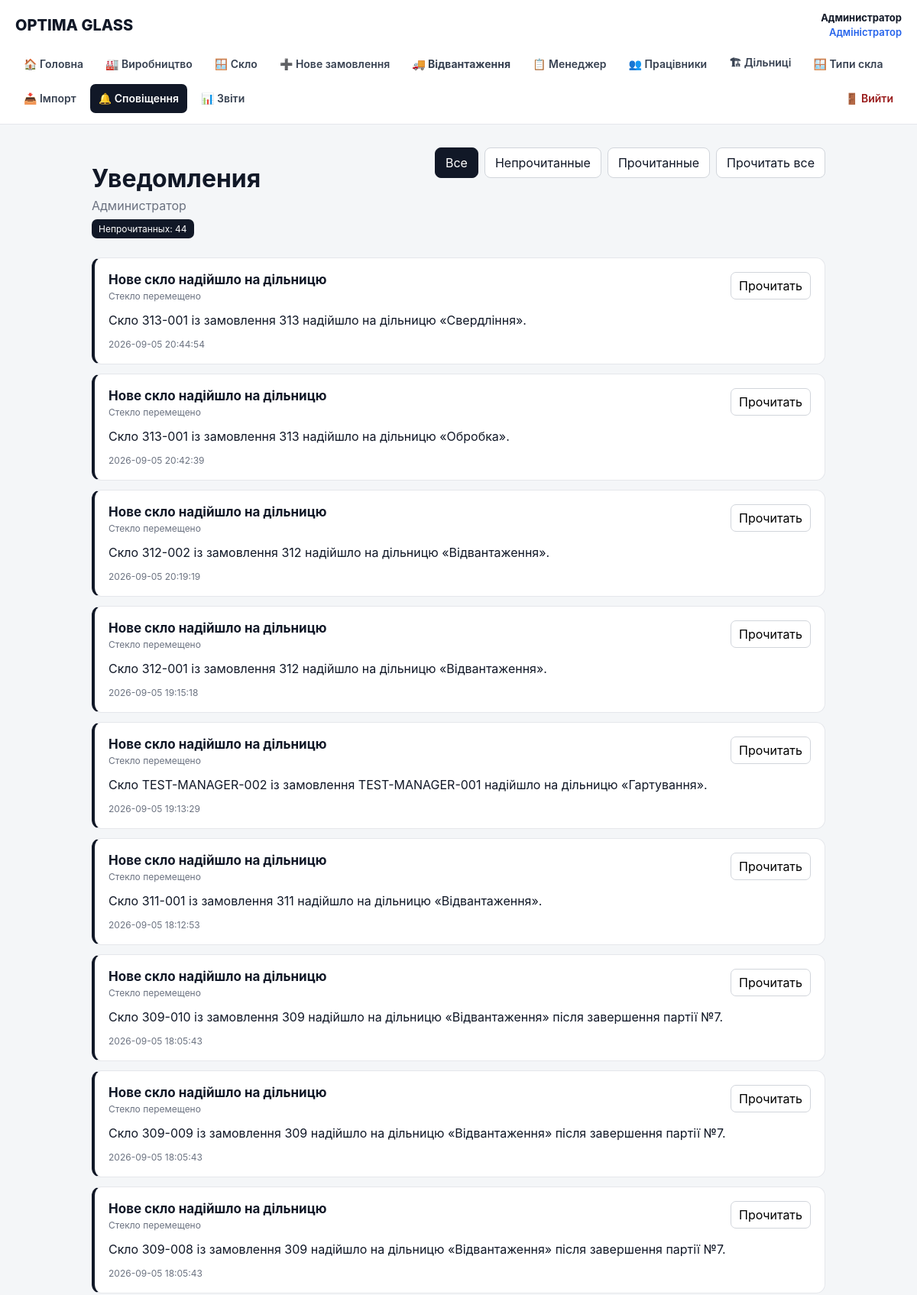
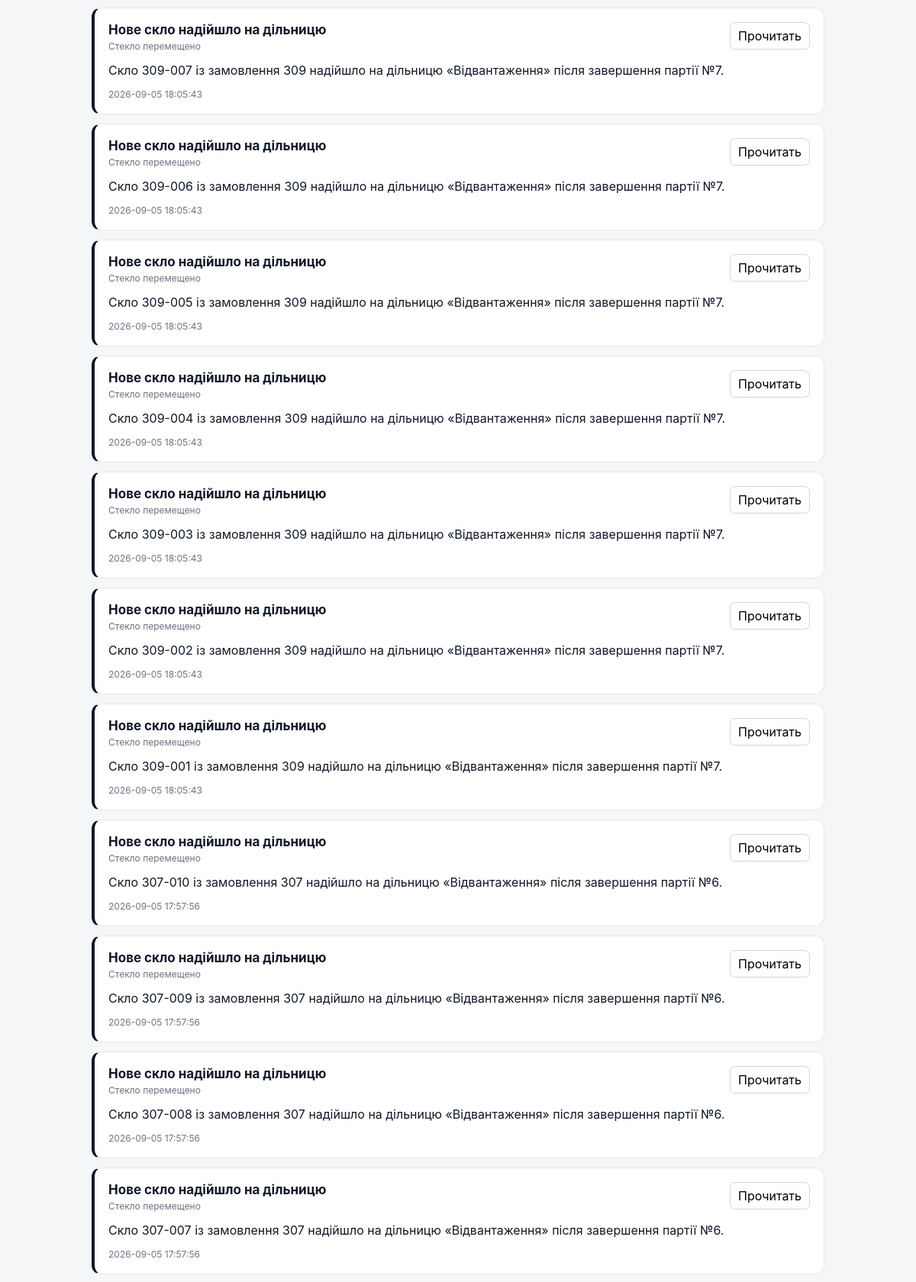
Screenshot of /notifications.php (signed in, upper part) with the database file from the repository (2 pictures, top to bottom).
### tables this page shows
CREATE TABLE users (
        id INTEGER PRIMARY KEY AUTOINCREMENT,
        name TEXT NOT NULL,
        email TEXT NOT NULL UNIQUE,
        password TEXT NOT NULL,
        role TEXT NOT NULL DEFAULT 'employee',
        active INTEGER NOT NULL DEFAULT 1,
        created_at TEXT NOT NULL DEFAULT CURRENT_TIMESTAMP
    , stage_id INTEGER REFERENCES production_stages(id));

CREATE TABLE notifications (
    id INTEGER PRIMARY KEY AUTOINCREMENT,

    user_id INTEGER NOT NULL,

    type TEXT NOT NULL,
    title TEXT NOT NULL,
    message TEXT NOT NULL,

    entity_type TEXT,
    entity_id INTEGER,

    channel TEXT NOT NULL DEFAULT 'in_app',
    status TEXT NOT NULL DEFAULT 'unread',

    read_at TEXT,
    sent_at TEXT,

    created_at TEXT NOT NULL DEFAULT CURRENT_TIMESTAMP,

    FOREIGN KEY (user_id) REFERENCES users(id) ON DELETE CASCADE
);

### src/auth.php (called while the page is built, shortened)
<?php
require_once __DIR__ . '/db.php';
function current_user(): ?array
{
    global $db;
    $stmt = $db->prepare("
        SELECT
            u.id,
            u.name,
            u.email,
            u.role,
            u.active,
            u.stage_id,
            ps.name AS stage_name
        FROM users u
        LEFT JOIN production_stages ps
            ON ps.id = u.stage_id
        WHERE u.id = :id
          AND u.active = 1
        LIMIT 1
    ");
    $stmt->execute([
        ':id' => (int) $_SESSION['user_id'],
    ]);
    $user = $stmt->fetch(PDO::FETCH_ASSOC);
    return $user;
}
function require_user(): array
{
    $user = current_user();
    return $user;
}

### public/notifications.php (the view, shortened to what this page needs)
<?php
require __DIR__ . '/../src/auth.php';
$user = require_user();
function e(?string $value): string
{
    return htmlspecialchars(
        $value ?? '',
        ENT_QUOTES,
        'UTF-8'
    );
}
function notificationTypeLabel(string $type): string
{
    return match ($type) {
        'glass_moved' => 'Стекло перемещено',
        'glass_rejected' => 'Брак',
        'critical_order' => 'Критический заказ',
        'batch_assigned' => 'Назначена партия',
        'batch_completed' => 'Партия завершена',
        'production_delay' => 'Задержка производства',
        'order_completed' => 'Заказ завершён',
        default => 'Уведомление',
    };
}
$filter = $_GET['filter'] ?? 'all';
$unreadStmt = $db->prepare("
    SELECT COUNT(*)
    FROM notifications
    WHERE user_id = :user_id
      AND status = 'unread'
");
$unreadStmt->execute([
    ':user_id' => (int) $user['id'],
]);
$unreadCount = (int) $unreadStmt->fetchColumn();
$sql = "
    SELECT
        id,
        type,
        title,
        message,
        entity_type,
        entity_id,
        channel,
        status,
        read_at,
        sent_at,
        created_at
    FROM notifications
    WHERE user_id = :user_id
";
$params = [
    ':user_id' => (int) $user['id'],
];
$sql .= "
    ORDER BY
        CASE
            WHEN status = 'unread' THEN 0
            ELSE 1
        END,
        created_at DESC,
        id DESC
";
$stmt = $db->prepare($sql);
$stmt->execute($params);
$notifications = $stmt->fetchAll(
    PDO::FETCH_ASSOC
);
?>
<!DOCTYPE html>
<html lang="ru">
<head>
    <link
        rel="stylesheet"
        href="/assets/css/app.css"
    >
</head>
<body>
<?php require __DIR__ . '/../src/partials/header.php'; ?>
<main class="notifications-page">
    <header class="notifications-header">
        <div>
            <h1>
                Уведомления
            </h1>
            <div class="notifications-subtitle">
                <?= e($user['name']) ?>
            </div>
            <?php if ($unreadCount > 0): ?>
                <span class="notifications-count">
                    Непрочитанных:
                    <?= $unreadCount ?>
                </span>
            <?php endif; ?>
        </div>
        <?php if ($notifications): ?>
            <div class="notification-actions">
                <a
                    href="/notifications.php?filter=all"
                    class="<?= $filter === 'all'
                        ? 'active'
                        : '' ?>"
                >
                    Все
                </a>
                <a
                    href="/notifications.php?filter=unread"
                    class="<?= $filter === 'unread'
                        ? 'active'
                        : '' ?>"
                >
                    Непрочитанные
                </a>
                <a
                    href="/notifications.php?filter=read"
                    class="<?= $filter === 'read'
                        ? 'active'
                        : '' ?>"
                >
                    Прочитанные
                </a>
                <?php if ($unreadCount > 0): ?>
                    <form method="post">
                        <button type="submit">
                            Прочитать все
                        </button>
                    </form>
                <?php endif; ?>
            </div>
        <?php endif; ?>
    </header>
    <?php if (!$notifications): ?>
        <div class="empty">
            <?php if ($filter === 'unread'): ?>
                Непрочитанных уведомлений нет.
            <?php elseif ($filter === 'read'): ?>
                Прочитанных уведомлений нет.
            <?php else: ?>
                Уведомлений пока нет.
            <?php endif; ?>
        </div>
    <?php else: ?>
        <div class="notification-list">
            <?php foreach (
                $notifications
                as $notification
            ): ?>
                <article
                    class="notification <?= $notification['status'] === 'unread'
                        ? 'unread'
                        : '' ?>"
                >
                    <div class="notification-top">
                        <div>
                            <div class="notification-title">
                                <?= e(
                                    $notification[
                                        'title'
                                    ]
                                ) ?>
                            </div>
                            <div class="notification-type">
                                <?= e(
                                    notificationTypeLabel(
                                        $notification[
                                            'type'
                                        ]
                                    )
                                ) ?>
                            </div>
                        </div>
                        <?php if (
                            $notification['status']
                            === 'unread'
                        ): ?>
                            <form
                                method="post"
                                class="notification-read"
                            >
                                <button type="submit">
                                    Прочитать
                                </button>
                            </form>
                        <?php endif; ?>
                    </div>
                    <div class="notification-message">
                        <?= nl2br(
                            e(
                                $notification[
                                    'message'
                                ]
                            )
                        ) ?>
                    </div>
                    <div class="notification-date">
                        <?= e(
                            $notification[
                                'created_at'
                            ]
                        ) ?>
                    </div>
                </article>
            <?php endforeach; ?>
        </div>
    <?php endif; ?>
</main>
</body>
</html>

### src/partials/header.php (shortened to what this page needs)
<?php
require_once __DIR__ . '/../auth.php';
require_once __DIR__ . '/../permissions.php';
$headerUser =
    isset($user) && is_array($user)
        ? $user
        : current_user();
$currentPage = basename(
    $_SERVER['PHP_SELF'] ?? ''
);
$headerRole = $headerUser['role'] ?? '';
$headerRoleLabels = [
    'superadmin'      => 'Суперадміністратор',
    'admin'           => 'Адміністратор',
    'manager'         => 'Менеджер',
    'section_manager' => 'Майстер дільниці',
    'employee'        => 'Працівник',
];
if (!function_exists('headerActive')) {
    function headerActive(
        string $page,
        string $currentPage
    ): string {
        return $page === $currentPage
            ? 'nav-active'
            : '';
    }
}
if (!function_exists('headerMenuItem')) {
    function headerMenuItem(
        string $url,
        string $label,
        string $page,
        string $currentPage,
        bool $allowed = true,
        string $extraClass = ''
    ): void {
        $classes = trim(
            headerActive(
                $page,
                $currentPage
            )
            . ' '
            . $extraClass
        );
        ?>
<link rel="stylesheet" href="/assets/css/app.css">
        <a
            href="<?= htmlspecialchars(
                $url,
                ENT_QUOTES,
                'UTF-8'
            ) ?>"
            class="<?= htmlspecialchars(
                $classes,
                ENT_QUOTES,
                'UTF-8'
            ) ?>"
        >
            <?= htmlspecialchars(
                $label,
                ENT_QUOTES,
                'UTF-8'
            ) ?>
        </a>
        <?php
    }
}
?>
<header class="app-header">
    <div class="app-header-inner">
        <div class="app-topbar">
            <a
                href="/"
                class="app-brand"
            >
                OPTIMA GLASS
            </a>
            <?php if ($headerUser): ?>
                <div class="app-user">
                    <strong>
                        <?= htmlspecialchars(
                            $headerUser['name'] ?? '',
                            ENT_QUOTES,
                            'UTF-8'
                        ) ?>
                    </strong>
                    <br>
                    <span class="app-user-role">
                        <?= htmlspecialchars(
                            $headerRoleLabels[$headerRole]
                                ?? $headerRole,
                            ENT_QUOTES,
                            'UTF-8'
                        ) ?>
                    </span>
                </div>
            <?php endif; ?>
        </div>
        <?php if ($headerUser): ?>
            <nav class="app-nav">
                <?php
                if ($headerRole === 'superadmin') {
                    headerMenuItem(
                        '/',
                        '🏠 Головна',
                        'index.php',
                        $currentPage
                    );
                    headerMenuItem(
                        '/production.php',
                        '🏭 Виробництво',
                        'production.php',
                        $currentPage,
                        can(
                            'production.view',
                            $headerUser
                        )
                    );
                    headerMenuItem(
                        '/glasses.php',
                        '🪟 Скло',
                        'glasses.php',
                        $currentPage,
                        can(
                            'glass.view',
                            $headerUser
                        )
                    );
                    headerMenuItem(
                        '/glass_create.php',
                        '➕ Нове замовлення',
                        'glass_create.php',
                        $currentPage,
                        can(
                            'glass.create',
                            $headerUser
                        )
                    );
                    headerMenuItem(
                        '/shipping.php',
                        '🚚 Відвантаження',
                        'shipping.php',
                        $currentPage,
                        can(
                            'production.ship',
                            $headerUser
                        ),
                        'shipping-link'
                    );
                    headerMenuItem(
                        '/manager.php',
                        '📋 Менеджер',
                        'manager.php',
                        $currentPage,
                        can(
                            'orders.start_production',
                            $headerUser
                        )
                    );
                    headerMenuItem(
                        '/employees.php',
                        '👥 Працівники',
                        'employees.php',
                        $currentPage,
                        can(
                            'employees.view',
                            $headerUser
                        )
                    );
                    headerMenuItem(
                        '/roles.php',
                        '🔐 Ролі',
                        'roles.php',
                        $currentPage,
                        can(
                            'system.roles',
                            $headerUser
                        )
                    );
                    headerMenuItem(
                        '/user_permissions.php',
                        '🛡 Права',
                        'user_permissions.php',
                        $currentPage,
                        can(
                            'user_permissions.manage',
                            $headerUser
                        )
                    );
                    headerMenuItem(
                        '/admin/stages.php',
                        '🏗 Дільниці',
                        'stages.php',
                        $currentPage,
                        can(
                            'system.settings',
                            $headerUser
                        )
                    );
                    headerMenuItem(
                        '/admin/glass_types.php',
                        '🪟 Типи скла',
                        'glass_types.php',
                        $currentPage,
                        can(
                            'system.settings',
                            $headerUser
                        )
                    );
                    headerMenuItem(
                        '/admin/import.php',
                        '📥 Імпорт',
                        'import.php',
                        $currentPage,
                        can(
                            'orders.create',
                            $headerUser
                        )
                    );
                    headerMenuItem(
                        '/notifications.php',
                        '🔔 Сповіщення',
                        'notifications.php',
                        $currentPage,
                        can(
                            'notifications.view',
                            $headerUser
                        )
                    );
                }
                elseif ($headerRole === 'admin') {
                    headerMenuItem(
                        '/',
                        '🏠 Головна',
                        'index.php',
                        $currentPage
                    );
                }
                ?>
                <a
                    href="/logout.php"
                    class="logout-link"
                >
                    🚪 Вийти
                </a>
            </nav>
        <?php endif; ?>
    </div>
</header>

### rows the page displays
users: name "Администратор", role "Адміністратор"
notifications: title "Нове скло надійшло на дільницю", type "Стекло перемещено", message "Скло 313-001 із замовлення 313 надійшло на дільницю «Свердління».", created_at "2026-09-05 20:44:54"
notifications: title "Нове скло надійшло на дільницю", type "Стекло перемещено", message "Скло 313-001 із замовлення 313 надійшло на дільницю «Обробка».", created_at "2026-09-05 20:42:39"
notifications: title "Нове скло надійшло на дільницю", type "Стекло перемещено", message "Скло 312-002 із замовлення 312 надійшло на дільницю «Відвантаження».", created_at "2026-09-05 20:19:19"
notifications: title "Нове скло надійшло на дільницю", type "Стекло перемещено", message "Скло 312-001 із замовлення 312 надійшло на дільницю «Відвантаження».", created_at "2026-09-05 19:15:18"
notifications: title "Нове скло надійшло на дільницю", type "Стекло перемещено", message "Скло TEST-MANAGER-002 із замовлення TEST-MANAGER-001 надійшло на дільницю «Гартування».", created_at "2026-09-05 19:13:29"
notifications: title "Нове скло надійшло на дільницю", type "Стекло перемещено", message "Скло 311-001 із замовлення 311 надійшло на дільницю «Відвантаження».", created_at "2026-09-05 18:12:53"
notifications: title "Нове скло надійшло на дільницю", type "Стекло перемещено", message "Скло 309-010 із замовлення 309 надійшло на дільницю «Відвантаження» після завершення партії №7.", created_at "2026-09-05 18:05:43"
notifications: title "Нове скло надійшло на дільницю", type "Стекло перемещено", message "Скло 309-009 із замовлення 309 надійшло на дільницю «Відвантаження» після завершення партії №7.", created_at "2026-09-05 18:05:43"
notifications: title "Нове скло надійшло на дільницю", type "Стекло перемещено", message "Скло 309-008 із замовлення 309 надійшло на дільницю «Відвантаження» після завершення партії №7.", created_at "2026-09-05 18:05:43"
notifications: title "Нове скло надійшло на дільницю", type "Стекло перемещено", message "Скло 309-007 із замовлення 309 надійшло на дільницю «Відвантаження» після завершення партії №7.", created_at "2026-09-05 18:05:43"
notifications: title "Нове скло надійшло на дільницю", type "Стекло перемещено", message "Скло 309-006 із замовлення 309 надійшло на дільницю «Відвантаження» після завершення партії №7.", created_at "2026-09-05 18:05:43"
notifications: title "Нове скло надійшло на дільницю", type "Стекло перемещено", message "Скло 309-005 із замовлення 309 надійшло на дільницю «Відвантаження» після завершення партії №7.", created_at "2026-09-05 18:05:43"
notifications: title "Нове скло надійшло на дільницю", type "Стекло перемещено", message "Скло 309-004 із замовлення 309 надійшло на дільницю «Відвантаження» після завершення партії №7.", created_at "2026-09-05 18:05:43"
notifications: title "Нове скло надійшло на дільницю", type "Стекло перемещено", message "Скло 309-003 із замовлення 309 надійшло на дільницю «Відвантаження» після завершення партії №7.", created_at "2026-09-05 18:05:43"
notifications: title "Нове скло надійшло на дільницю", type "Стекло перемещено", message "Скло 309-002 із замовлення 309 надійшло на дільницю «Відвантаження» після завершення партії №7.", created_at "2026-09-05 18:05:43"
notifications: title "Нове скло надійшло на дільницю", type "Стекло перемещено", message "Скло 309-001 із замовлення 309 надійшло на дільницю «Відвантаження» після завершення партії №7.", created_at "2026-09-05 18:05:43"
notifications: title "Нове скло надійшло на дільницю", type "Стекло перемещено", message "Скло 307-010 із замовлення 307 надійшло на дільницю «Відвантаження» після завершення партії №6.", created_at "2026-09-05 17:57:56"
notifications: title "Нове скло надійшло на дільницю", type "Стекло перемещено", message "Скло 307-009 із замовлення 307 надійшло на дільницю «Відвантаження» після завершення партії №6.", created_at "2026-09-05 17:57:56"
notifications: title "Нове скло надійшло на дільницю", type "Стекло перемещено", message "Скло 307-008 із замовлення 307 надійшло на дільницю «Відвантаження» після завершення партії №6.", created_at "2026-09-05 17:57:56"
notifications: title "Нове скло надійшло на дільницю", type "Стекло перемещено", message "Скло 307-007 із замовлення 307 надійшло на дільницю «Відвантаження» після завершення партії №6.", created_at "2026-09-05 17:57:56"

### other values shown
$label "🏠 Головна 🏭 Виробництво 🪟 Скло ➕ Нове замовлення 🚚 Відвантаження 📋 Менеджер 👥 Працівники 🏗 Дільниці 🪟 Типи скла 📥 Імпорт 🔔 Сповіщення 📊 Звіти"
$unreadCount "44"
